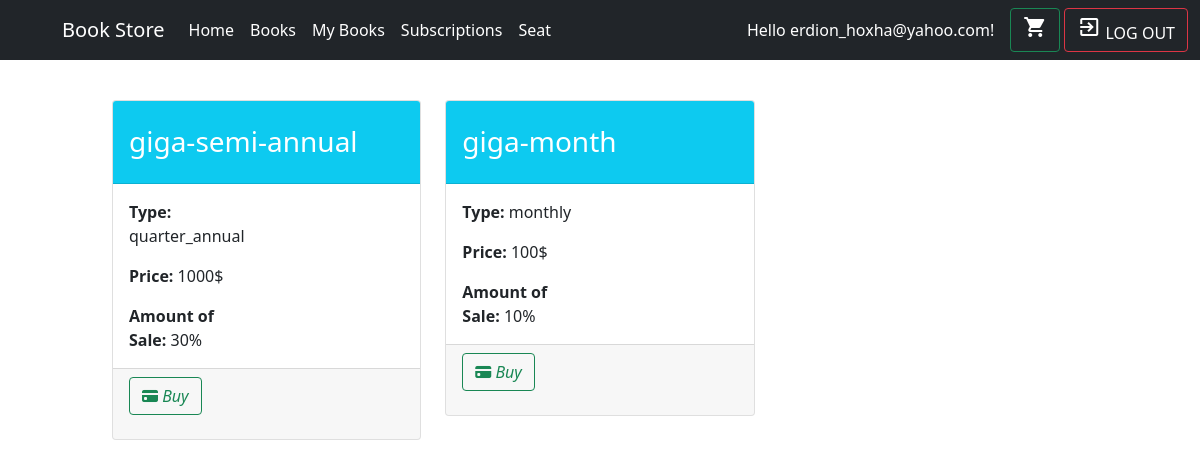
/User/subscriptionIndex.php (signed in), run on the app's committed database.
### tables this page shows
CREATE TABLE `subscription` (
  `subscription_id` int(10) UNSIGNED NOT NULL,
  `subscription_name` varchar(30) NOT NULL,
  `type` enum('monthly','quarter_annual','semi_annual','annual') NOT NULL,
  `price` int(10) UNSIGNED NOT NULL,
  `amount_of_sale` tinyint(2) UNSIGNED DEFAULT NULL
);

### User/subscriptions.php (the view)
<?php
require_once "../DBconnect.php";
$stmt = $pdo->prepare("SELECT * FROM `subscription`");
$stmt->execute();
?>
<div style="margin-left: 100px; margin-right: 100px;">
    <div class="container-fluid">
        <?php
        while ($row = $stmt->fetchAll(PDO::FETCH_ASSOC)) {
            for ($i = 0; $i < count($row); $i++) {
                if ($i % 3 == 0) {
        ?>
                    <div class="row">
                    <?php
                }
                    ?>
                    <div class="col-md-4 col-xs-12 border-primary mb-3">
                        <div class="card mb-3" style="max-width: 540px;">
                            <div class="row g-0">
                                <div class="col-md-12">
                                    <div class="card-header text-white bg-info">
                                        <p class="card-text">
                                        <h3 class="card-title">
                                            <?php echo $row[$i]["subscription_name"] ?>
                                        </h3>
                                        </p>
                                    </div>
                                </div>
                                <div class="col-md-6">
                                    <div class="card-body">
                                        <p class="card-text"><b>Type: </b><?php echo $row[$i]["type"] ?></p>
                                        <p class="card-text"><b>Price: </b><?php echo $row[$i]["price"] ?>$</p>
                                        <p class="card-text"><b>Amount of Sale: </b><?php echo $row[$i]["amount_of_sale"] ?>%</p>
                                    </div>
                                </div>
                                <div class="col-md-12">
                                    <div class="card-footer ">
                                        <p class="btn btn-outline-success float-right buySubscription">
                                            <i class="bi bi-credit-card-fill" data-id=<?php echo $row[$i]["subscription_id"]; ?> data-price=<?php echo $row[$i]["price"]; ?> data-subscription-type=<?php echo $row[$i]["type"]; ?> data-sale=<?php echo $row[$i]["amount_of_sale"]; ?>> Buy</i>
                                        </p>
                                    </div>
                                </div>
                            </div>
                        </div>
                    </div>
                <?php
            }
            if ($i % 3 == 2) {
                ?>
                    </div>
                <?php
            } elseif ($i = count($row) - 1) {
                ?>
            <?php
            }
        }
            ?>
    </div>
</div>

### data on the page
subscription: subscription_name "giga-month", type "monthly", price "100", amount_of_sale "10"
subscription: subscription_name "giga-semi-annual", type "quarter_annual", price "1000", amount_of_sale "30"

### other printed values
$_SESSION["user_email"] "erdion_hoxha@yahoo.com"
